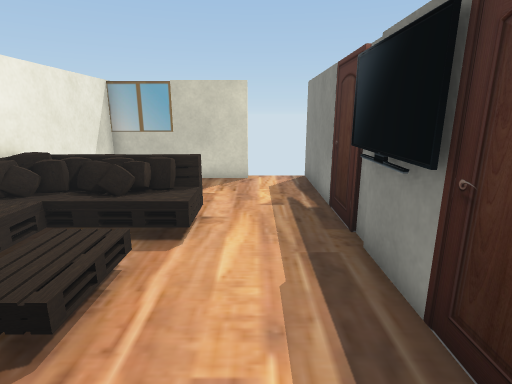
view 1 (above)

12 first-person views from a walk through a 3-D level made in the Unity game engine. The camera is 1.3 m above the floor, tilts 14° down and sees 80° across. Doors are open. The floor is counted in squares, 0.5 m on a side. Each view is taken from the middle of a square. On the plan, view 1 faces up. The plan holds only what a view shows up to about 20 squares ahead; the rest is blank. The place goes on beyond the plan. Some surface patterns are stand-ins.

view 2
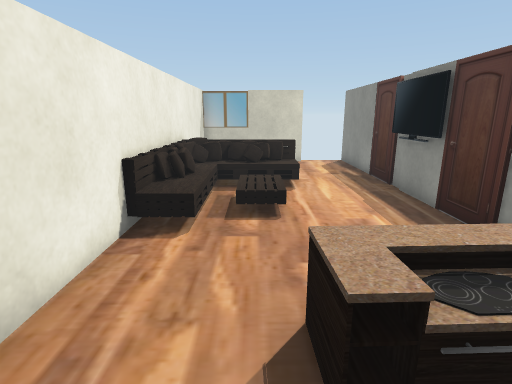

view 3
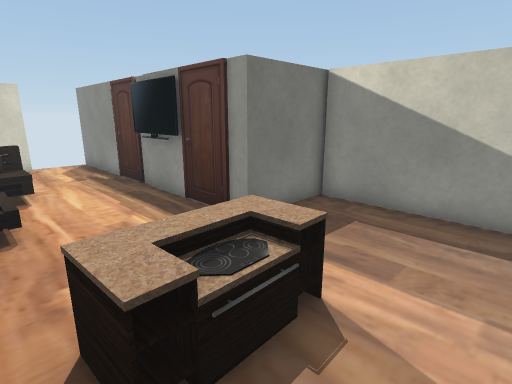

view 4
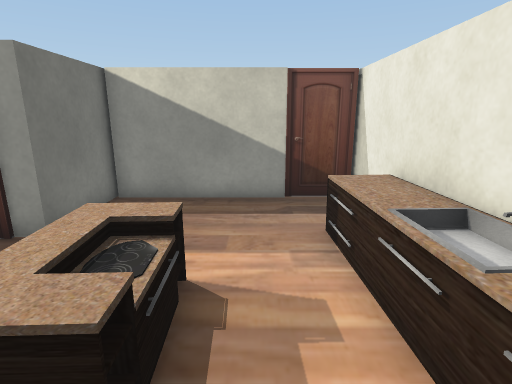

view 5
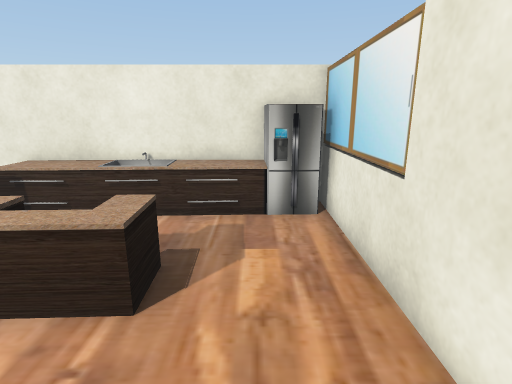

view 6
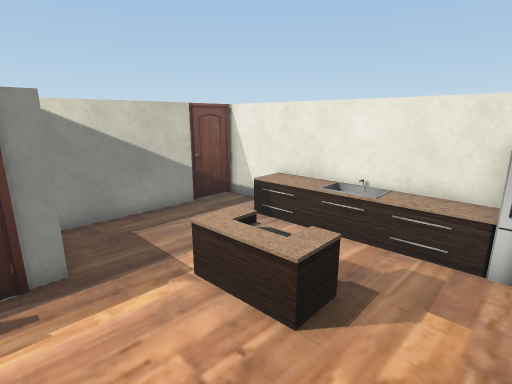

view 7
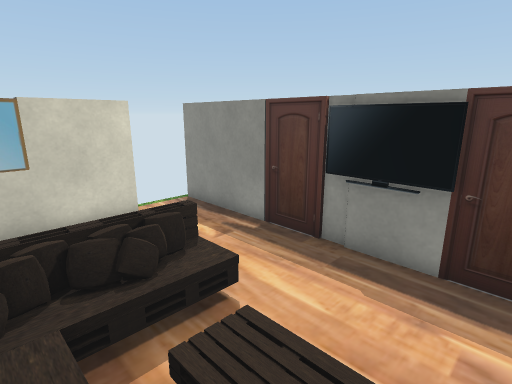

view 8
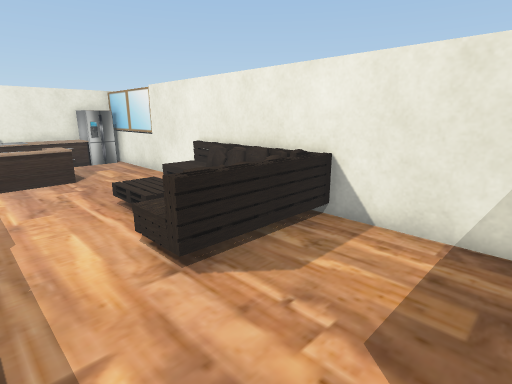

view 9
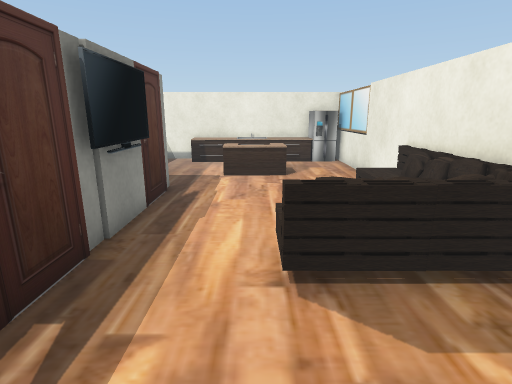

view 10
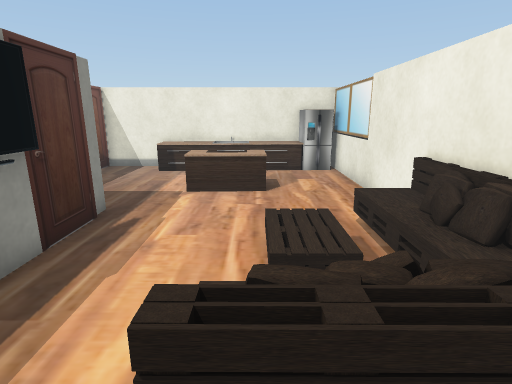

view 11
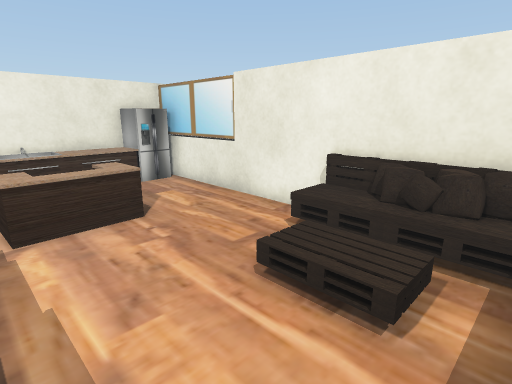

view 12
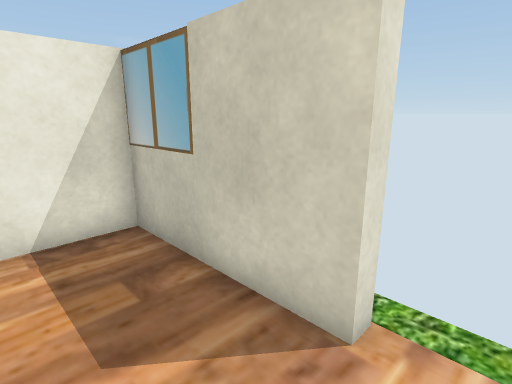

### Floor plan
Key: @ floor where view 1 was taken; # wall or solid block; . main floor; : floor 0.5 m higher than the main floor; / step, stairs or slope; D open door; = window, fence, low wall or low ledge; ^ raised ledge; S sofa; O other object.
Columns run from 6 left of view 1 to 6 right of it. Each row starts with its distance up from view 1.
 14       #.#
 13 ######DDD
 12 #.......#
 11 #.......#
 10 #.......#
  9 #.......#
  8 #SSSS...#
  7 #SSSO...#
  6 #////...#
  5 #:.//...#
  4 #:.O/...#
  3 #:.O/...#
  2 #:......#
  1 #.......#####
  0 #.....@.....#
 -1 #.....=.....#
 -2 #...OO=#....#
 -3 #...=O=#....#
 -4 #...........#
 -5 #........ ..#
 -6 #^====OO==..#
 -7 #^###########

Positions as (right, up) in squares from view 1, and headings:
1: (0, 0), facing up
2: (-3, -5), facing up
3: (-3, -5), facing up-right
4: (-4, -4), facing right
5: (-4, 2), facing down
6: (-5, 2), facing down-right
7: (-5, 2), facing up-right
8: (1, 12), facing down-left
9: (-1, 12), facing down
10: (-2, 9), facing down
11: (1, 6), facing down-left
12: (1, 10), facing up-left
